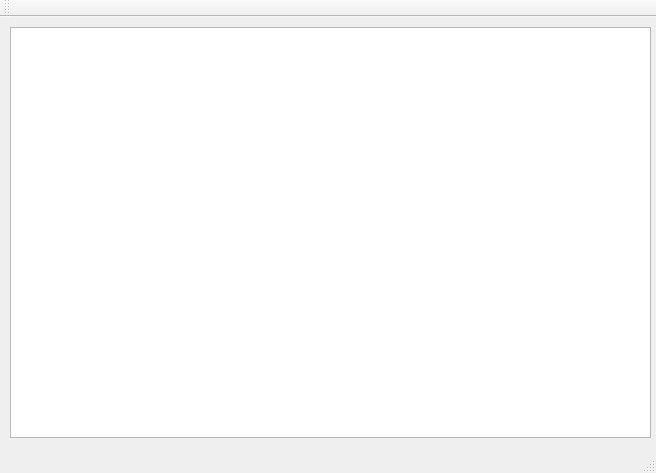
<?xml version="1.0" encoding="UTF-8"?>
<ui version="4.0">
 <class>Qt_appClass</class>
 <widget class="QMainWindow" name="Qt_appClass">
  <property name="geometry">
   <rect>
    <x>0</x>
    <y>0</y>
    <width>656</width>
    <height>473</height>
   </rect>
  </property>
  <property name="windowTitle">
   <string>Qt_app</string>
  </property>
  <widget class="QWidget" name="centralWidget">
   <widget class="TestGraphicsView" name="graphicsView">
    <property name="geometry">
     <rect>
      <x>10</x>
      <y>10</y>
      <width>641</width>
      <height>411</height>
     </rect>
    </property>
   </widget>
  </widget>
  <widget class="QMenuBar" name="menuBar">
   <property name="geometry">
    <rect>
     <x>0</x>
     <y>0</y>
     <width>656</width>
     <height>22</height>
    </rect>
   </property>
  </widget>
  <widget class="QToolBar" name="mainToolBar">
   <attribute name="toolBarArea">
    <enum>TopToolBarArea</enum>
   </attribute>
   <attribute name="toolBarBreak">
    <bool>false</bool>
   </attribute>
  </widget>
  <widget class="QStatusBar" name="statusBar"/>
 </widget>
 <layoutdefault spacing="6" margin="11"/>
 <customwidgets>
  <customwidget>
   <class>TestGraphicsView</class>
   <extends>QGraphicsView</extends>
   <header>testgraphicsview.h</header>
  </customwidget>
 </customwidgets>
 <resources>
  <include location="qt_app.qrc"/>
 </resources>
 <connections/>
</ui>
